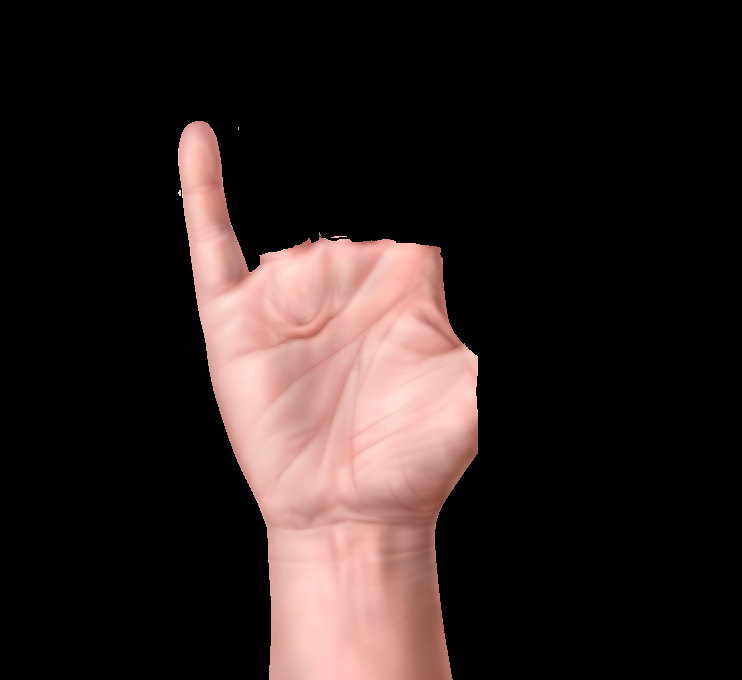
%> input picture Number Detection/f1.png, 742 x 680 px
$ octave Assignmnent_02.m   (GNU Octave 9; MATLAB toolbox functions it lacks are replaced by stand-ins)
%> lines starting %> are read from the running program, lines starting %| are printed output that depends on the picture; in (x1, y1, x2, y2) boxes, pixels count from 0 and x2, y2 are one past the last pixel; in counts of white or black regions, pixels touching at a corner belong together; the program's own positions count from 1
[mainImage_1, binaryImage_1, palm_1, fingerNoisey_1, fingerNoiseyReduced_1, labelValue_1, labelTextImage_1] = getFinger('f1.png');
%> in getFinger, mainImage is the input picture: size 680x742x3 uint8; mean R, G, B 44.8, 33.7, 32
%> in getFinger, `binaryImage = imbinarize(mainImage2Gray);`: binaryImage: size 680x742 logical; 19.7% white; 4 white regions (2 under 20 px), largest, box (x1, y1, x2, y2) and area: (178, 121, 478, 680) 99369, (331, 236, 347, 238) 21
%> in getFinger, `binaryImage_se_erosion = imerode(binaryImage, se);`: binaryImage_se_erosion: size 680x742 logical; 12% white; 1 white region, box (x1, y1, x2, y2) and area: (225, 269, 449, 680) 60701
%> in getFinger, `binaryImage_se_dilation = imdilate(binaryImage_se_erosion, se);`: binaryImage_se_dilation: size 680x742 logical; 18.3% white; 1 white region, box (x1, y1, x2, y2) and area: (196, 240, 478, 680) 92564
%> in getFinger, `binaryImage_diff = binaryImage - palm;`: binaryImage_diff: size 680x742 double; values 0 (black) and 1 (white), 1.4% white; 27 white regions (19 under 20 px), largest, box (x1, y1, x2, y2) and area: (178, 121, 249, 292) 6238, (428, 486, 455, 539) 252, (423, 245, 443, 268) 119
%> in getFinger, `remove_noise = imfill(fingerNoisey,'holes');`: remove_noise: size 680x742 double; values 0 (black) and 1 (white), 1.4% white; 27 white regions (19 under 20 px), largest, box (x1, y1, x2, y2) and area: (178, 121, 249, 292) 6238, (428, 486, 455, 539) 253, (423, 245, 443, 268) 119
%> in getFinger, `remove_noise = bwareaopen(remove_noise,4260);`: remove_noise: size 680x742 logical; 1.2% white; 1 white region, box (x1, y1, x2, y2) and area: (178, 121, 249, 292) 6238
%> in getFinger, `[img, label]=bwlabel(remove_noise);`: label = 1
%> in getFinger, `labelTextImage = insertText(temp, [300 250], num2str(labelValue), 'Fon..`:
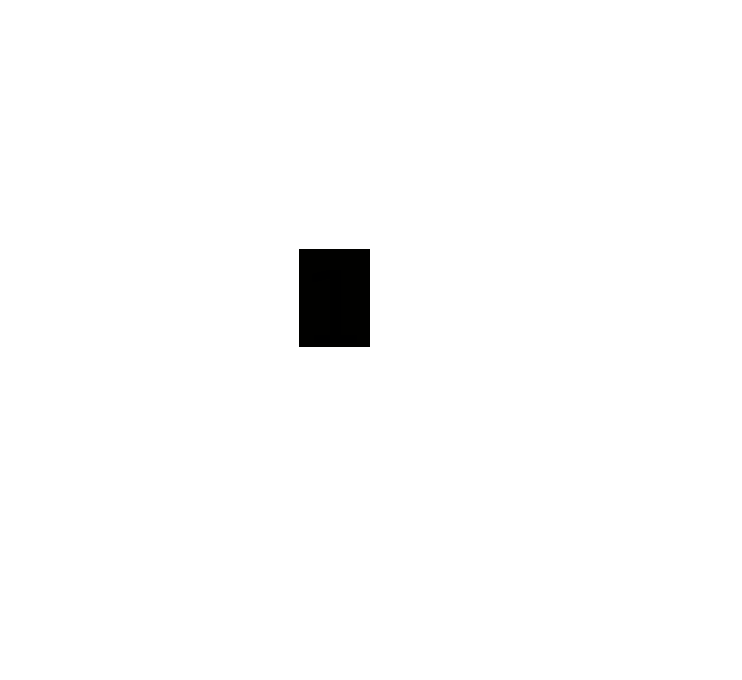
%> labelTextImage: size 680x742x3 double; mean R, G, B 251.5, 251.5, 251.5
%> labelValue_1 = 1
[mainImage_2, binaryImage_2, palm_2, fingerNoisey_2, fingerNoiseyReduced_2, labelValue_2, labelTextImage_2] = getFinger('f2.png');
%> call 2 of getFinger, with imagePath = 'f2.png'
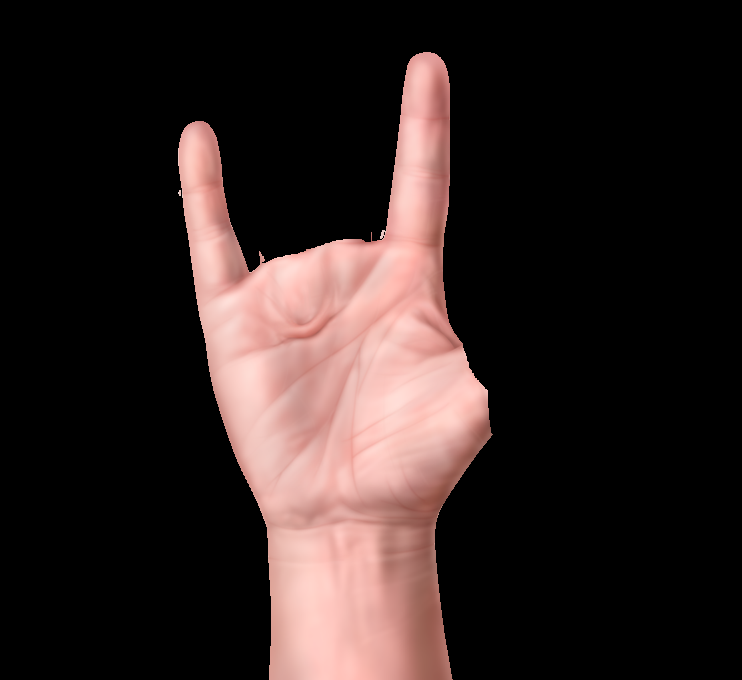
%> input picture Number Detection/f2.png, 742 x 680 px
%> in getFinger, mainImage is the input picture: size 680x742x3 uint8; mean R, G, B 49.1, 36.7, 35
%> in getFinger (call 2), `binaryImage = imbinarize(mainImage2Gray);`: binaryImage: size 680x742 logical; 21.7% white; 2 white regions (1 under 20 px), largest, box (x1, y1, x2, y2) and area: (178, 52, 493, 680) 109358
%> in getFinger (call 2), `binaryImage_se_erosion = imerode(binaryImage, se);`: binaryImage_se_erosion: size 680x742 logical; 12.2% white; 4 white regions (3 under 20 px), largest, box (x1, y1, x2, y2) and area: (225, 236, 461, 680) 61314
%> in getFinger (call 2), `binaryImage_se_dilation = imdilate(binaryImage_se_erosion, se);`: binaryImage_se_dilation: size 680x742 logical; 19.2% white; 1 white region, box (x1, y1, x2, y2) and area: (196, 171, 490, 680) 96868
%> in getFinger (call 2), `binaryImage_diff = binaryImage - palm;`: binaryImage_diff: size 680x742 double; values 0 (black) and 1 (white), 2.5% white; 33 white regions (27 under 20 px), largest, box (x1, y1, x2, y2) and area: (178, 121, 249, 292) 6238, (391, 52, 450, 195) 5948, (436, 486, 455, 522) 127, (259, 251, 265, 266) 46, (485, 427, 493, 444) 29, (380, 230, 385, 239) 26
%> in getFinger (call 2), `remove_noise = bwareaopen(remove_noise,4260);`: remove_noise: size 680x742 logical; 2.4% white; 2 white regions, box (x1, y1, x2, y2) and area: (178, 121, 249, 292) 6238, (391, 52, 450, 195) 5948
%> in getFinger (call 2), `[img, label]=bwlabel(remove_noise);`: img: size 680x742 double; 3 distinct labels, from 0 to 2
%> in getFinger (call 2), `[img, label]=bwlabel(remove_noise);`: label = 2
%> labelValue_2 = 2
[mainImage_3, binaryImage_3, palm_3, fingerNoisey_3, fingerNoiseyReduced_3, labelValue_3, labelTextImage_3] = getFinger('f3.png');
%> call 3 of getFinger, with imagePath = 'f3.png'
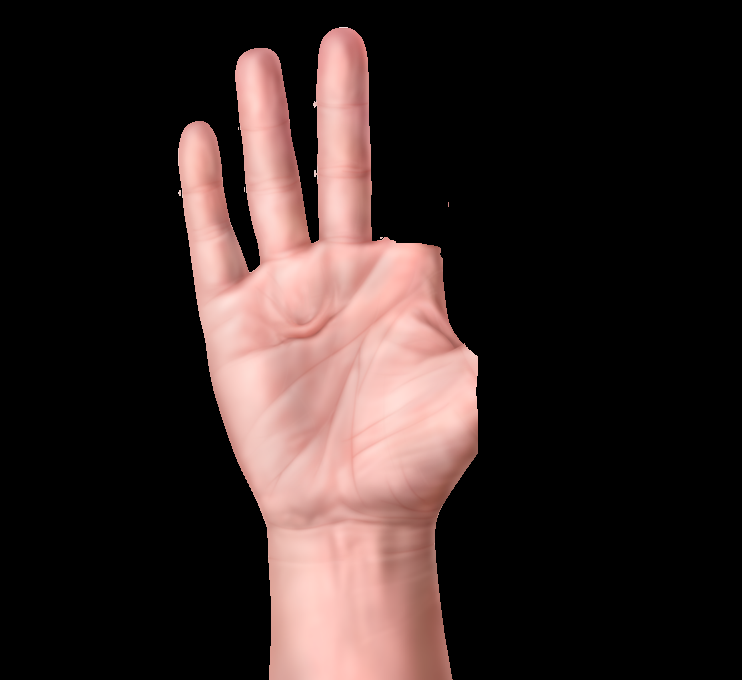
%> input picture Number Detection/f3.png, 742 x 680 px
%> in getFinger, mainImage is the input picture: size 680x742x3 uint8; mean R, G, B 54.1, 40.4, 38.5
%> in getFinger (call 3), `binaryImage = imbinarize(mainImage2Gray);`: binaryImage: size 680x742 logical; 23.9% white; 5 white regions (4 under 20 px), largest, box (x1, y1, x2, y2) and area: (178, 27, 478, 680) 120413
%> in getFinger (call 3), `binaryImage_se_erosion = imerode(binaryImage, se);`: binaryImage_se_erosion: size 680x742 logical; 12.2% white; 1 white region, box (x1, y1, x2, y2) and area: (225, 252, 449, 680) 61450
%> in getFinger (call 3), `binaryImage_se_dilation = imdilate(binaryImage_se_erosion, se);`: binaryImage_se_dilation: size 680x742 logical; 18.6% white; 1 white region, box (x1, y1, x2, y2) and area: (196, 223, 478, 680) 94050
%> in getFinger (call 3), `binaryImage_diff = binaryImage - palm;`: binaryImage_diff: size 680x742 double; values 0 (black) and 1 (white), 5.2% white; 24 white regions (17 under 20 px), largest, box (x1, y1, x2, y2) and area: (313, 27, 372, 239) 10196, (235, 48, 311, 257) 9611, (178, 121, 249, 292) 6238
%> in getFinger (call 3), `[img, label]=bwlabel(remove_noise);`:
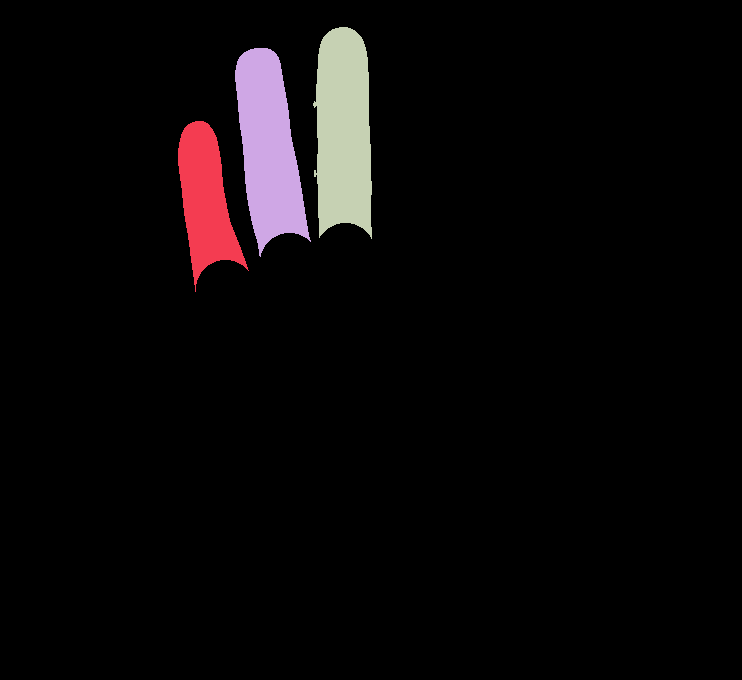
%> img: size 680x742 double; 4 distinct labels, from 0 to 3; one colour per label, 0 black
%> in getFinger (call 3), `[img, label]=bwlabel(remove_noise);`: label = 3
%> labelValue_3 = 3
[mainImage_4, binaryImage_4, palm_4, fingerNoisey_4, fingerNoiseyReduced_4, labelValue_4, labelTextImage_4] = getFinger('f4.png');
%> call 4 of getFinger, with imagePath = 'f4.png'
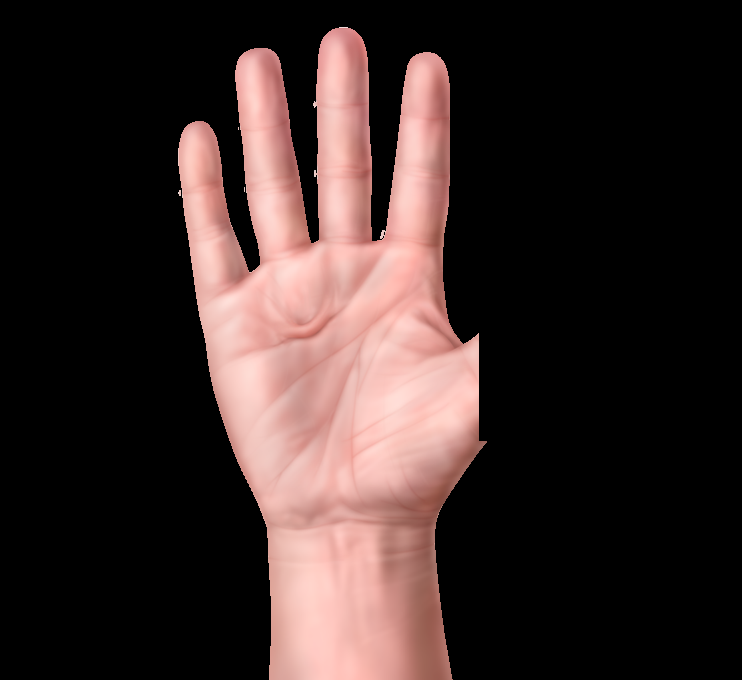
%> input picture Number Detection/f4.png, 742 x 680 px
%> in getFinger, mainImage is the input picture: size 680x742x3 uint8; mean R, G, B 58.6, 43.6, 41.5
%> in getFinger (call 4), `binaryImage = imbinarize(mainImage2Gray);`: binaryImage: size 680x742 logical; 25.9% white; 4 white regions (3 under 20 px), largest, box (x1, y1, x2, y2) and area: (178, 27, 487, 680) 130707
%> in getFinger (call 4), `binaryImage_se_erosion = imerode(binaryImage, se);`: binaryImage_se_erosion: size 680x742 logical; 12.3% white; 4 white regions (3 under 20 px), largest, box (x1, y1, x2, y2) and area: (225, 236, 450, 680) 61926
%> in getFinger (call 4), `binaryImage_se_dilation = imdilate(binaryImage_se_erosion, se);`: binaryImage_se_dilation: size 680x742 logical; 19.5% white; 1 white region, box (x1, y1, x2, y2) and area: (196, 171, 479, 680) 98262
%> in getFinger (call 4), `binaryImage_diff = binaryImage - palm;`: binaryImage_diff: size 680x742 double; values 0 (black) and 1 (white), 6.4% white; 23 white regions (15 under 20 px), largest, box (x1, y1, x2, y2) and area: (313, 27, 372, 239) 10221, (235, 48, 311, 257) 9611, (178, 121, 249, 292) 6238
%> in getFinger (call 4), `remove_noise = bwareaopen(remove_noise,4260);`: remove_noise: size 680x742 logical; 6.3% white; 4 white regions, box (x1, y1, x2, y2) and area: (313, 27, 372, 239) 10221, (235, 48, 311, 257) 9611, (178, 121, 249, 292) 6238, (391, 52, 450, 195) 5948
%> in getFinger (call 4), `[img, label]=bwlabel(remove_noise);`: img: size 680x742 double; 5 distinct labels, from 0 to 4
%> in getFinger (call 4), `[img, label]=bwlabel(remove_noise);`: label = 4
%> labelValue_4 = 4
[mainImage_5, binaryImage_5, palm_5, fingerNoisey_5, fingerNoiseyReduced_5, labelValue_5, labelTextImage_5] = getFinger('f5.png');
%> call 5 of getFinger, with imagePath = 'f5.png'
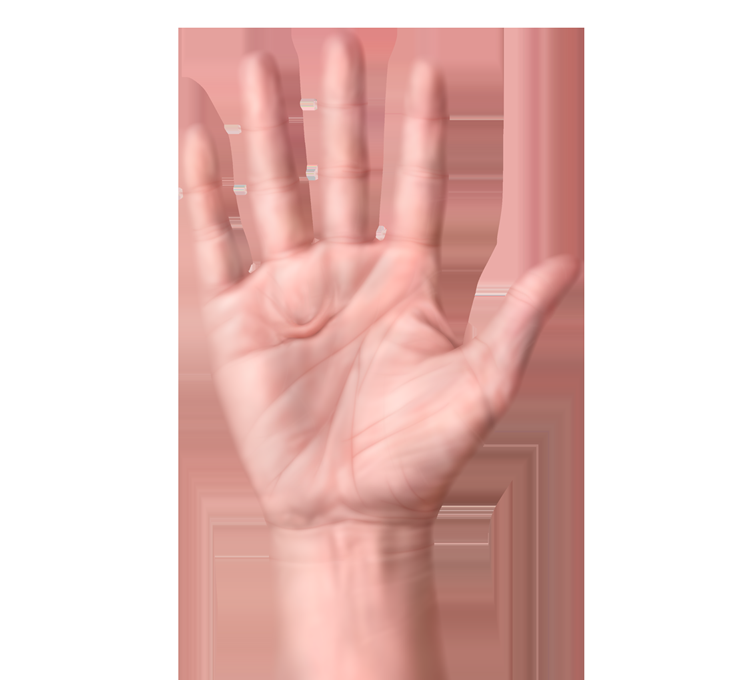
%> input picture Number Detection/f5.png, 742 x 680 px
%> in getFinger, mainImage is the input picture: size 680x742x3 uint8; mean R, G, B 232.5, 200.5, 196.6
%> in getFinger (call 5), `binaryImage = imbinarize(mainImage2Gray);`: binaryImage: size 680x742 logical; 56.8% white; 8 black regions (4 under 20 px), largest, box (x1, y1, x2, y2) and area: (178, 28, 584, 680) 217701, (381, 324, 393, 342) 95, (390, 359, 404, 364) 42, (435, 362, 452, 370) 33
%> in getFinger (call 5), `binaryImage_se_erosion = imerode(binaryImage, se);`: binaryImage_se_erosion: size 680x742 logical; 37.7% white; 3 white regions, box (x1, y1, x2, y2) and area: (0, 0, 169, 680) 101704, (593, 0, 742, 680) 87883, (388, 393, 439, 420) 865
%> in getFinger (call 5), `binaryImage_se_dilation = imdilate(binaryImage_se_erosion, se);`: binaryImage_se_dilation: size 680x742 logical; 46.9% white; 3 white regions, box (x1, y1, x2, y2) and area: (0, 0, 198, 680) 121688, (564, 0, 742, 680) 107857, (359, 364, 468, 449) 7248
%> in getFinger (call 5), `binaryImage_diff = binaryImage - palm;`: binaryImage_diff: size 680x742 double; values 0 (black) and 1 (white), 9.9% white; 47 white regions (14 under 20 px), largest, box (x1, y1, x2, y2) and area: (204, 60, 324, 477) 12170, (180, 0, 582, 28) 10534, (284, 530, 364, 680) 8088
%> in getFinger (call 5), `remove_noise = imfill(fingerNoisey,'holes');`: remove_noise: size 680x742 double; values 0 (black) and 1 (white), 9.9% white; 47 white regions (14 under 20 px), largest, box (x1, y1, x2, y2) and area: (204, 60, 324, 477) 12170, (180, 0, 582, 28) 10534, (284, 530, 364, 680) 8089
%> in getFinger (call 5), `remove_noise = bwareaopen(remove_noise,4260);`:
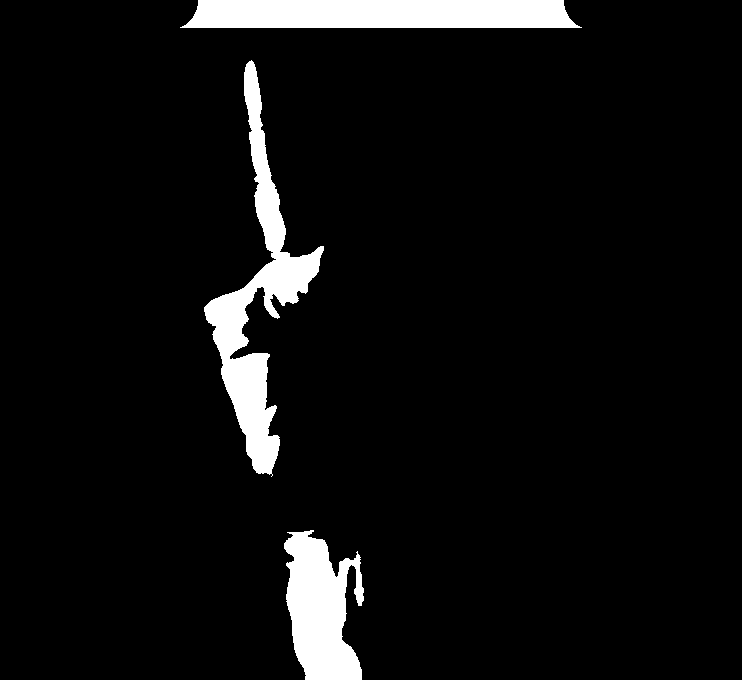
%> remove_noise: size 680x742 logical; 6.1% white; 3 white regions, box (x1, y1, x2, y2) and area: (204, 60, 324, 477) 12170, (180, 0, 582, 28) 10534, (284, 530, 364, 680) 8089
%> in getFinger (call 5), `[img, label]=bwlabel(remove_noise);`: label = 3
%> labelValue_5 = 3

subplot(5,6,1);imshow(mainImage_1);title('Main Image');
subplot(5,6,2);imshow(binaryImage_1);title('Binary Image');
subplot(5,6,3);imshow(palm_1);title('Palm');
subplot(5,6,4);imshow(fingerNoisey_1);title('Fingers(Noisy)');
subplot(5,6,5);imshow(fingerNoiseyReduced_1);title('Fingers(Noiseless)');
subplot(5,6,6);imshow(labelTextImage_1);title('Number of Fingers');

subplot(5,6,7);imshow(mainImage_2);
subplot(5,6,8);imshow(binaryImage_2);
subplot(5,6,9);imshow(palm_2);
subplot(5,6,10);imshow(fingerNoisey_2);
subplot(5,6,11);imshow(fingerNoiseyReduced_2);
subplot(5,6,12);imshow(labelTextImage_2);

subplot(5,6,13);imshow(mainImage_3);
subplot(5,6,14);imshow(binaryImage_3);
subplot(5,6,15);imshow(palm_3);
subplot(5,6,16);imshow(fingerNoisey_3);
subplot(5,6,17);imshow(fingerNoiseyReduced_3);
subplot(5,6,18);imshow(labelTextImage_3);

subplot(5,6,19);imshow(mainImage_4);
subplot(5,6,20);imshow(binaryImage_4);
subplot(5,6,21);imshow(palm_4);
subplot(5,6,22);imshow(fingerNoisey_4);
subplot(5,6,23);imshow(fingerNoiseyReduced_4);
subplot(5,6,24);imshow(labelTextImage_4);

subplot(5,6,25);imshow(mainImage_5);
subplot(5,6,26);imshow(binaryImage_5);
subplot(5,6,27);imshow(palm_5);
subplot(5,6,28);imshow(fingerNoisey_5);
subplot(5,6,29);imshow(fingerNoiseyReduced_5);
subplot(5,6,30);imshow(labelTextImage_5);


function [mainImage, binaryImage, palm, fingerNoisey, fingerNoiseyReduced, labelValue, labelTextImage] = getFinger(imagePath)
    mainImage = imread(imagePath);
    mainImage2Gray = rgb2gray(mainImage);
    binaryImage = imbinarize(mainImage2Gray);

    se = strel('disk', 30,8);
    binaryImage_se_erosion = imerode(binaryImage, se);
    binaryImage_se_dilation = imdilate(binaryImage_se_erosion, se);
    palm = binaryImage_se_dilation;

    binaryImage_diff = binaryImage - palm;
    fingerNoisey = binaryImage_diff;

    remove_noise = imfill(fingerNoisey,'holes');
    remove_noise = bwareaopen(remove_noise,4260);

    [img, label]=bwlabel(remove_noise);

    fingerNoiseyReduced = img;
    labelValue = label;

    temp = zeros(680, 742);
    temp(:, :) = 255;
    labelTextImage = insertText(temp, [300 250], num2str(labelValue), 'FontSize', 100);
end
